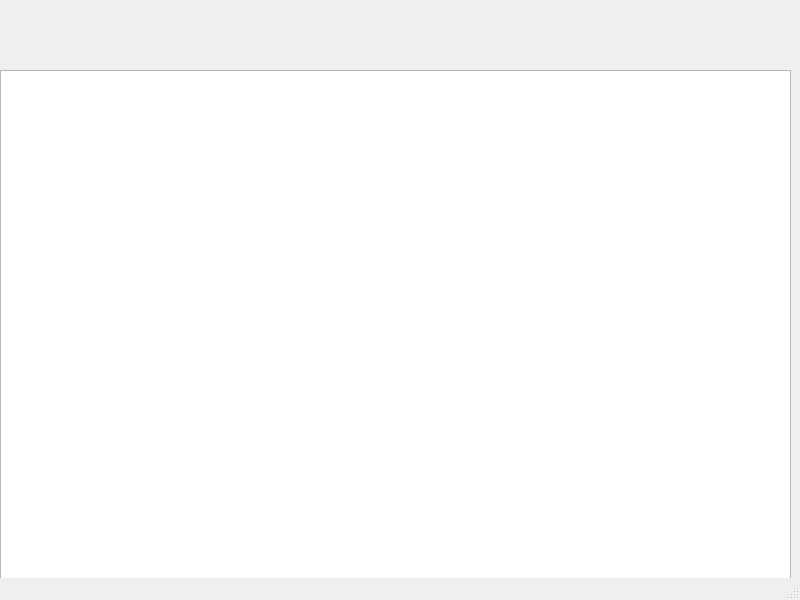
<?xml version="1.0" encoding="UTF-8"?>
<ui version="4.0">
 <class>MainWindow</class>
 <widget class="QMainWindow" name="MainWindow">
  <property name="geometry">
   <rect>
    <x>0</x>
    <y>0</y>
    <width>800</width>
    <height>600</height>
   </rect>
  </property>
  <property name="windowTitle">
   <string>MainWindow</string>
  </property>
  <widget class="QWidget" name="centralwidget">
   <widget class="QGraphicsView" name="graphicsView">
    <property name="geometry">
     <rect>
      <x>0</x>
      <y>70</y>
      <width>791</width>
      <height>521</height>
     </rect>
    </property>
   </widget>
   <widget class="QLabel" name="nextLevelLabel">
    <property name="geometry">
     <rect>
      <x>310</x>
      <y>110</y>
      <width>251</width>
      <height>71</height>
     </rect>
    </property>
    <property name="text">
     <string/>
    </property>
   </widget>
  </widget>
  <widget class="QMenuBar" name="menubar">
   <property name="geometry">
    <rect>
     <x>0</x>
     <y>0</y>
     <width>800</width>
     <height>21</height>
    </rect>
   </property>
  </widget>
  <widget class="QStatusBar" name="statusbar"/>
 </widget>
 <resources/>
 <connections/>
</ui>
